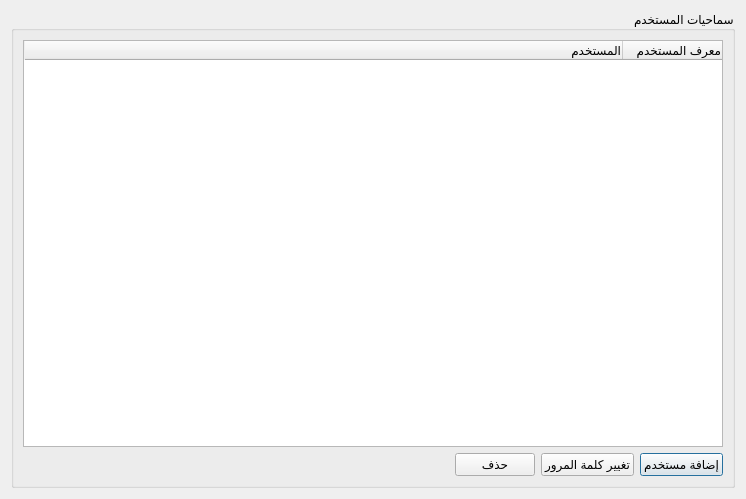
<?xml version="1.0" encoding="UTF-8"?>
<ui version="4.0">
 <class>Users</class>
 <widget class="QDialog" name="Users">
  <property name="geometry">
   <rect>
    <x>0</x>
    <y>0</y>
    <width>746</width>
    <height>499</height>
   </rect>
  </property>
  <property name="windowTitle">
   <string>مستخدمون</string>
  </property>
  <layout class="QGridLayout" name="gridLayout_5">
   <item row="1" column="0" colspan="2">
    <widget class="QGroupBox" name="groupBox_2">
     <property name="layoutDirection">
      <enum>Qt::RightToLeft</enum>
     </property>
     <property name="title">
      <string>سماحيات المستخدم</string>
     </property>
     <layout class="QGridLayout" name="gridLayout">
      <item row="0" column="0" colspan="4">
       <widget class="QTableWidget" name="users_table">
        <property name="selectionBehavior">
         <enum>QAbstractItemView::SelectItems</enum>
        </property>
        <property name="verticalScrollMode">
         <enum>QAbstractItemView::ScrollPerPixel</enum>
        </property>
        <property name="horizontalScrollMode">
         <enum>QAbstractItemView::ScrollPerPixel</enum>
        </property>
        <attribute name="horizontalHeaderStretchLastSection">
         <bool>true</bool>
        </attribute>
        <column>
         <property name="text">
          <string>معرف المستخدم</string>
         </property>
         <property name="textAlignment">
          <set>AlignTrailing|AlignVCenter</set>
         </property>
        </column>
        <column>
         <property name="text">
          <string>المستخدم</string>
         </property>
         <property name="textAlignment">
          <set>AlignTrailing|AlignVCenter</set>
         </property>
        </column>
       </widget>
      </item>
      <item row="1" column="0">
       <widget class="QPushButton" name="add_user_btn">
        <property name="text">
         <string>إضافة مستخدم</string>
        </property>
       </widget>
      </item>
      <item row="1" column="1">
       <widget class="QPushButton" name="reset_password_btn">
        <property name="text">
         <string>تغيير كلمة المرور</string>
        </property>
       </widget>
      </item>
      <item row="1" column="2">
       <widget class="QPushButton" name="remove_user_btn">
        <property name="text">
         <string>حذف</string>
        </property>
       </widget>
      </item>
      <item row="1" column="3">
       <spacer name="horizontalSpacer_3">
        <property name="orientation">
         <enum>Qt::Horizontal</enum>
        </property>
        <property name="sizeHint" stdset="0">
         <size>
          <width>388</width>
          <height>20</height>
         </size>
        </property>
       </spacer>
      </item>
     </layout>
    </widget>
   </item>
  </layout>
 </widget>
 <resources/>
 <connections/>
</ui>
